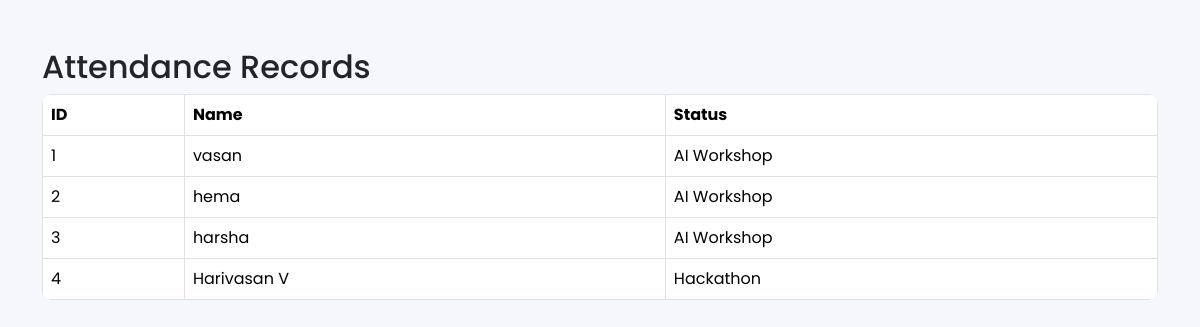
Screenshot of /attendance_records with the database file from the repository.
### tables this page shows
CREATE TABLE attendance(
        id INTEGER PRIMARY KEY AUTOINCREMENT,
        name TEXT,
        event TEXT,
        status TEXT
    );

### app.py (the view)
@app.route('/attendance_records')
def attendance_records():
    conn = sqlite3.connect('database.db')
    cursor = conn.cursor()
    cursor.execute("SELECT * FROM attendance")
    data = cursor.fetchall()
    conn.close()
    return render_template(
        'attendance_records.html',
        data=data
    )

### templates/attendance_records.html (shortened to what this page needs)
<!DOCTYPE html>
<html>
<head>
    <link rel="stylesheet"
href="https://cdn.jsdelivr.net/npm/bootstrap-icons@1.11.3/font/bootstrap-icons.min.css">
    <link href="https://cdn.jsdelivr.net/npm/bootstrap@5.3.2/dist/css/bootstrap.min.css"
      rel="stylesheet">
<link rel="stylesheet"
      href="{{ url_for('static', filename='css/style.css') }}">
</head>
<body>
<div class="container mt-5">
    <h2>Attendance Records</h2>
    <table class="table table-bordered">
        <tr>
            <th>ID</th>
            <th>Name</th>
            <th>Status</th>
        </tr>
        {% for row in data %}
        <tr>
            <td>{{ row[0] }}</td>
            <td>{{ row[1] }}</td>
            <td>{{ row[2] }}</td>
        </tr>
        {% endfor %}
    </table>
</div>
</body>
</html>

### static/css/style.css (style rules this page uses)
body { font-family:'Poppins',sans-serif; }
.table { border-radius:10px; overflow:hidden; }
body { background:#f4f7fc; }
body { background:#f4f7fc; font-family:'Segoe UI',sans-serif; }
body { font-family:'Poppins',sans-serif; background:#f4f7fc; }
html { scroll-behavior:smooth; }

### rows the page displays
attendance: id "1", name "vasan", event "AI Workshop"
attendance: id "2", name "hema", event "AI Workshop"
attendance: id "3", name "harsha", event "AI Workshop"
attendance: id "4", name "Harivasan V", event "Hackathon"
